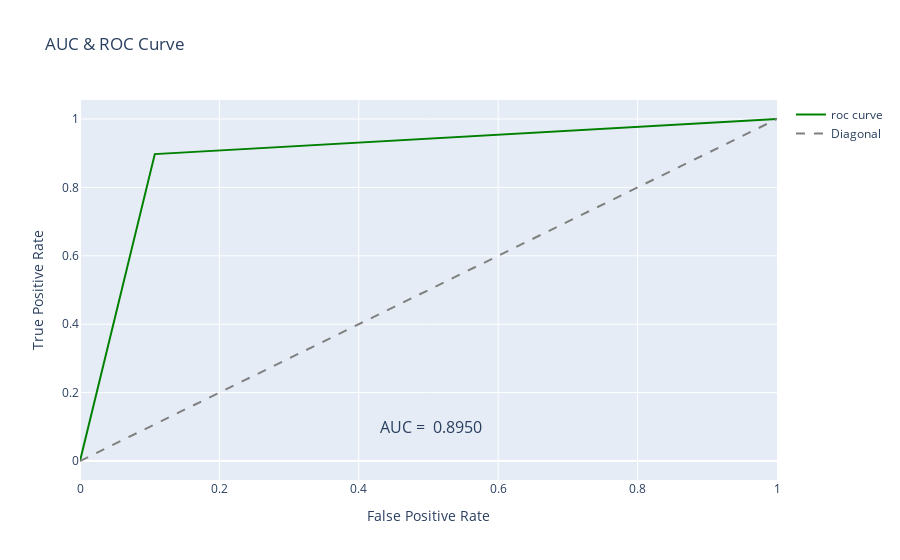

This figure's notebook cell:
### Code cell
#Creating the ROC Curve
roc_trace = go.Scatter(x=fpr, y=tpr, name="roc curve", mode="lines", line=dict(color="green"))
#Creating the Diagonal Line
diag_trace=go.Scatter(
    x=[0,1], y=[0,1], name="Diagonal", mode="lines", line=dict(color="gray", dash="dash")
)

#Creating the layout
layout = go.Layout(title="AUC & ROC Curve", xaxis=dict(title="False Positive Rate"), yaxis=dict(title="True Positive Rate"))

#Creating the figure
fig = go.Figure(data=[roc_trace, diag_trace], layout=layout)

#Adding the AUC Score to the figure
fig.add_annotation(x=0.5,y=0.1,text=f" AUC = {auc: 0.4f}", showarrow=False, font=dict(size=16))

fig.show()

### Figure 1 — Plotly figure (JSON) as saved in the notebook; plotly's stock layout.template omitted (floating-point values rounded to 4 significant figures)
{"data": [{"line": {"color": "green"}, "mode": "lines", "name": "roc curve", "type": "scatter", "x": [0, 0.1073, 1], "y": [0, 0.8973, 1]}, {"line": {"color": "gray", "dash": "dash"}, "mode": "lines", "name": "Diagonal", "type": "scatter", "x": [0, 1], "y": [0, 1]}], "layout": {"annotations": [{"font": {"size": 16}, "showarrow": false, "text": " AUC =  0.8950", "x": 0.5, "y": 0.1}], "title": {"text": "AUC & ROC Curve"}, "xaxis": {"title": {"text": "False Positive Rate"}}, "yaxis": {"title": {"text": "True Positive Rate"}}}}
